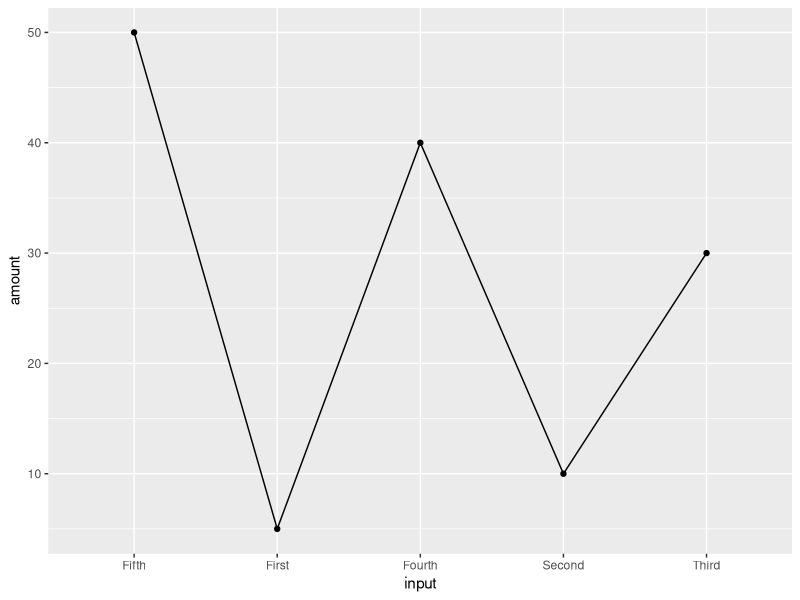
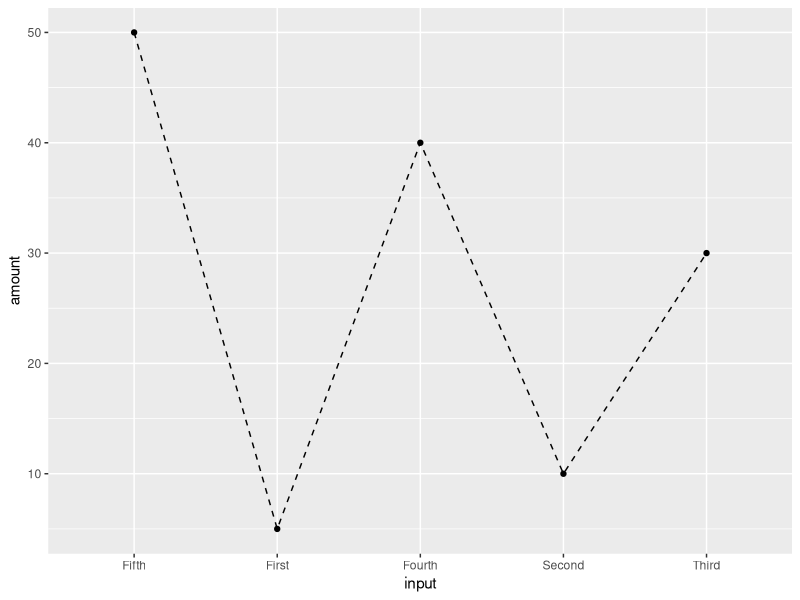
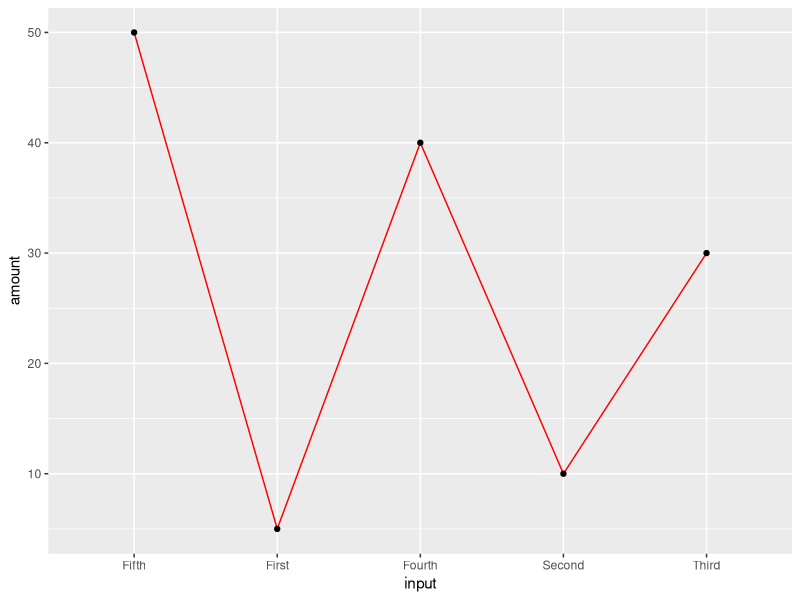
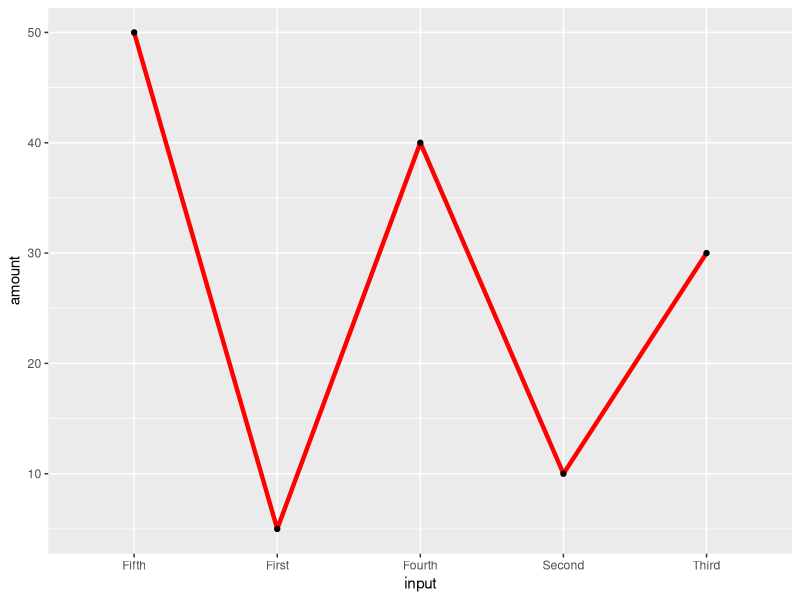
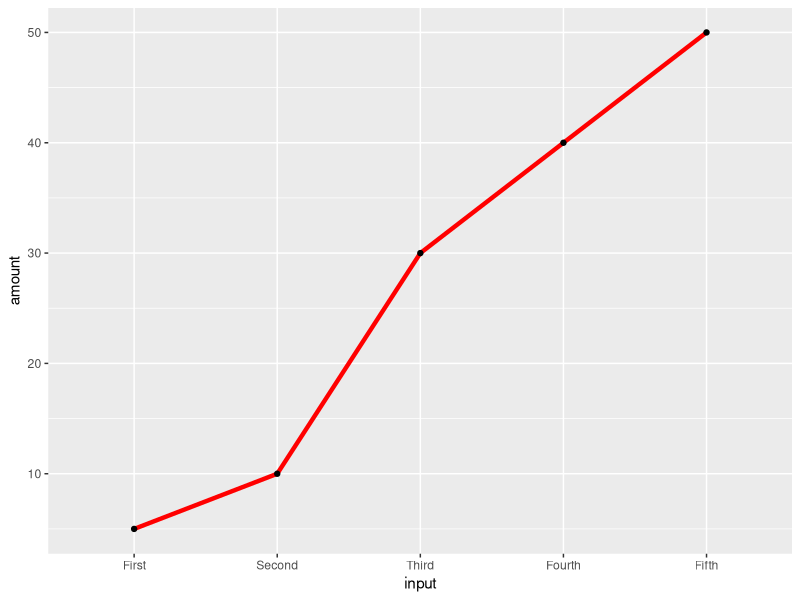
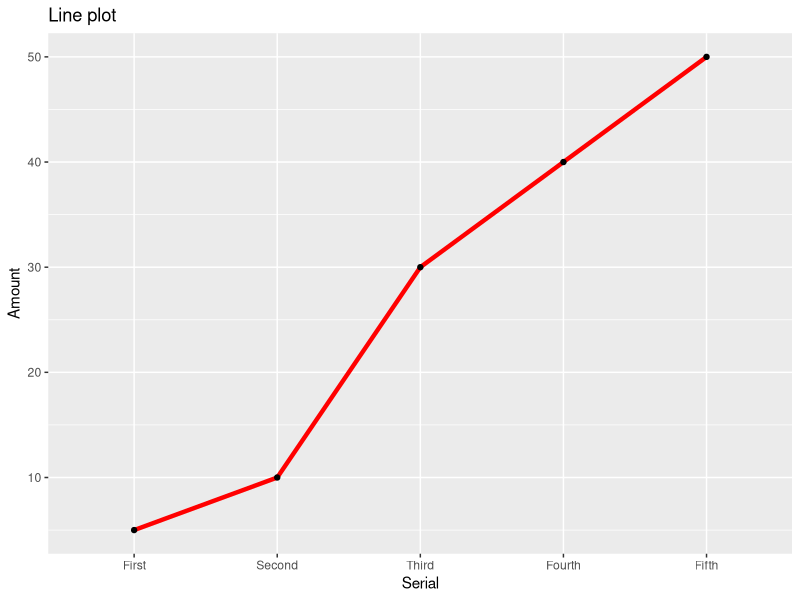
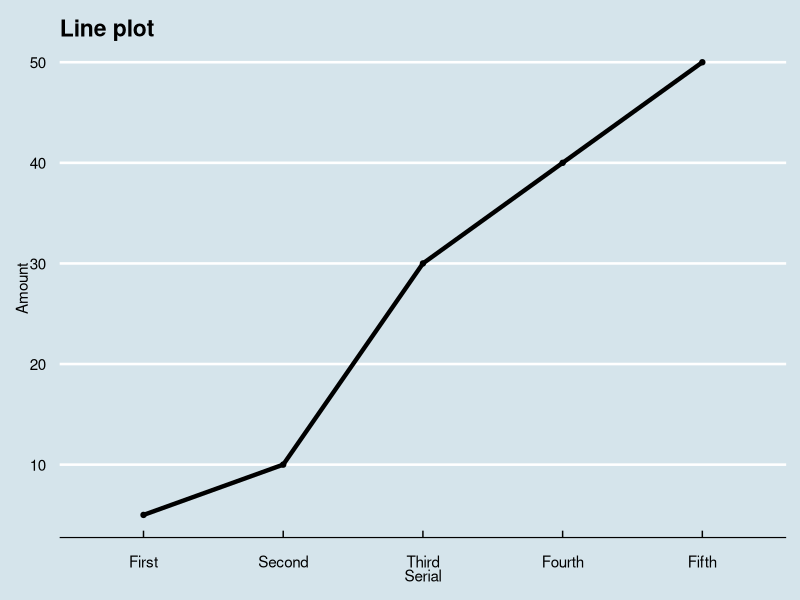
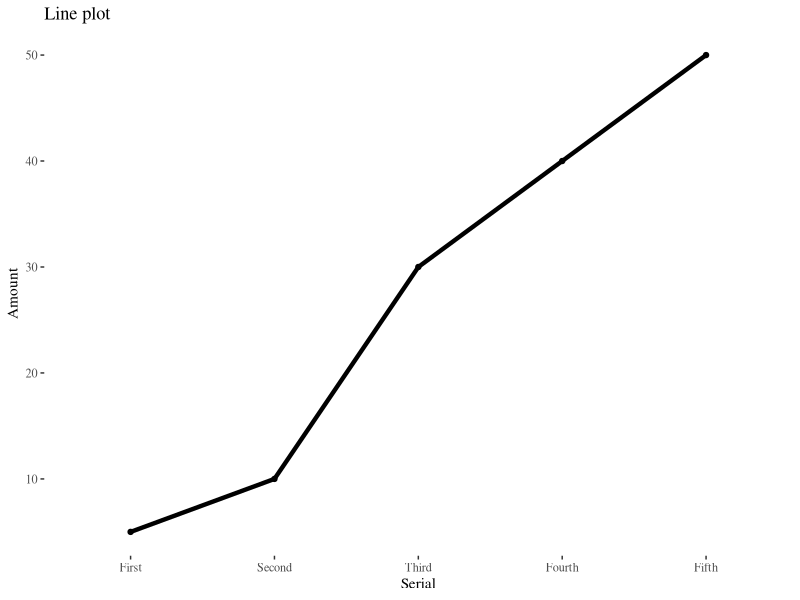

Write R code to recreate these figures, in order.
# Creating a sample data 
dataLine <- data.frame(input=c("First", "Second", "Third", "Fourth", "Fifth"),
                 amount=c(5, 10, 30, 40, 50))
head(dataLine)

# Loading the library
library(ggplot2)

# Basic line plot with points
ggplot(data=dataLine, aes(x=input, y=amount, group = 1)) + geom_line()+ geom_point()

# Change the line type
ggplot(data=dataLine, aes(x=input, y=amount, group=1)) + geom_line(linetype = "dashed")+ geom_point()

# Change the color
ggplot(data=dataLine, aes(x=input, y=amount, group=1)) + 
  geom_line(color="red") + 
  geom_point()

# Change the line width
ggplot(data=dataLine, aes(x=input, y=amount, group=1)) + 
  geom_line(color="red", size = 1.5) + 
  geom_point()

# Rearranging into the order intended
ggplot(data=dataLine, aes(x=input, y=amount, group=1)) + 
  geom_line(color="red", size = 1.5) + 
  geom_point() + 
  scale_x_discrete(limits=c("First", "Second", "Third", "Fourth", "Fifth"))

# Plot head and axis titel
ggplot(data=dataLine, aes(x=input, y=amount, group=1)) + 
  geom_line(color="red", size = 1.5) + 
  geom_point() + 
  scale_x_discrete(limits=c("First", "Second", "Third", "Fourth", "Fifth")) +
  ggtitle("Line plot") + 
  labs(x = "Serial", y = "Amount")

### Different themes
install.packages("ggthemes", dependencies = TRUE)
library(ggthemes)

# List different themes
ls("package:ggthemes")[grepl("theme_", ls("package:ggthemes"))]


# Economist theme
ggplot(data=dataLine, aes(x=input, y=amount, group=1)) + 
  geom_line(size = 1.5) + 
  geom_point() + 
  scale_x_discrete(limits=c("First", "Second", "Third", "Fourth", "Fifth")) +
  ggtitle("Line plot") + 
  labs(x = "Serial", y = "Amount") + 
  theme_economist()

# Tufte theme
ggplot(data=dataLine, aes(x=input, y=amount, group=1)) + 
  geom_line(size = 1.5) + 
  geom_point() + 
  scale_x_discrete(limits=c("First", "Second", "Third", "Fourth", "Fifth")) +
  ggtitle("Line plot") + 
  labs(x = "Serial", y = "Amount") + 
  theme_tufte()


